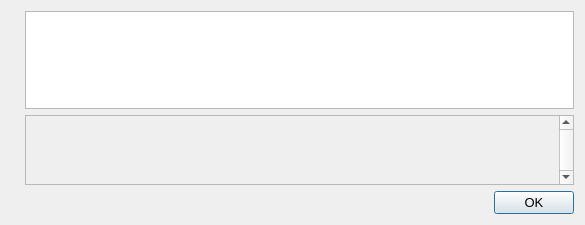
<?xml version="1.0" encoding="UTF-8"?>
<ui version="4.0">
 <class>HelpMessageDialog</class>
 <widget class="QDialog" name="HelpMessageDialog">
  <property name="geometry">
   <rect>
    <x>0</x>
    <y>0</y>
    <width>585</width>
    <height>225</height>
   </rect>
  </property>
  <property name="font">
   <font>
    <pointsize>10</pointsize>
   </font>
  </property>
  <property name="windowTitle">
   <string notr="true">IanCoin Core - Command-line options</string>
  </property>
  <layout class="QHBoxLayout" name="horizontalLayout_2">
   <item>
    <widget class="QLabel" name="graphic">
     <property name="sizePolicy">
      <sizepolicy hsizetype="Preferred" vsizetype="Preferred">
       <horstretch>0</horstretch>
       <verstretch>0</verstretch>
      </sizepolicy>
     </property>
     <property name="pixmap">
      <pixmap resource="../iancoin.qrc">:/images/about</pixmap>
     </property>
    </widget>
   </item>
   <item>
    <layout class="QVBoxLayout" name="verticalLayout">
     <item>
      <widget class="QTextEdit" name="helpMessage">
       <property name="readOnly">
        <bool>true</bool>
       </property>
      </widget>
     </item>
     <item>
      <widget class="QScrollArea" name="scrollArea">
       <property name="verticalScrollBarPolicy">
        <enum>Qt::ScrollBarAlwaysOn</enum>
       </property>
       <property name="widgetResizable">
        <bool>true</bool>
       </property>
       <widget class="QWidget" name="scrollAreaWidgetContents">
        <property name="geometry">
         <rect>
          <x>0</x>
          <y>0</y>
          <width>480</width>
          <height>76</height>
         </rect>
        </property>
        <layout class="QVBoxLayout" name="verticalLayout_2">
         <item>
          <widget class="QLabel" name="aboutMessage">
           <property name="cursor">
            <cursorShape>IBeamCursor</cursorShape>
           </property>
           <property name="textFormat">
            <enum>Qt::PlainText</enum>
           </property>
           <property name="alignment">
            <set>Qt::AlignLeading|Qt::AlignLeft|Qt::AlignTop</set>
           </property>
           <property name="openExternalLinks">
            <bool>true</bool>
           </property>
           <property name="textInteractionFlags">
            <set>Qt::LinksAccessibleByMouse|Qt::TextSelectableByKeyboard|Qt::TextSelectableByMouse</set>
           </property>
          </widget>
         </item>
        </layout>
       </widget>
      </widget>
     </item>
     <item>
      <widget class="QDialogButtonBox" name="okButton">
       <property name="orientation">
        <enum>Qt::Horizontal</enum>
       </property>
       <property name="standardButtons">
        <set>QDialogButtonBox::Ok</set>
       </property>
      </widget>
     </item>
    </layout>
   </item>
  </layout>
 </widget>
 <resources>
  <include location="../iancoin.qrc"/>
 </resources>
 <connections>
  <connection>
   <sender>okButton</sender>
   <signal>accepted()</signal>
   <receiver>HelpMessageDialog</receiver>
   <slot>accept()</slot>
   <hints>
    <hint type="sourcelabel">
     <x>20</x>
     <y>20</y>
    </hint>
    <hint type="destinationlabel">
     <x>20</x>
     <y>20</y>
    </hint>
   </hints>
  </connection>
  <connection>
   <sender>okButton</sender>
   <signal>rejected()</signal>
   <receiver>HelpMessageDialog</receiver>
   <slot>reject()</slot>
   <hints>
    <hint type="sourcelabel">
     <x>20</x>
     <y>20</y>
    </hint>
    <hint type="destinationlabel">
     <x>20</x>
     <y>20</y>
    </hint>
   </hints>
  </connection>
 </connections>
</ui>
